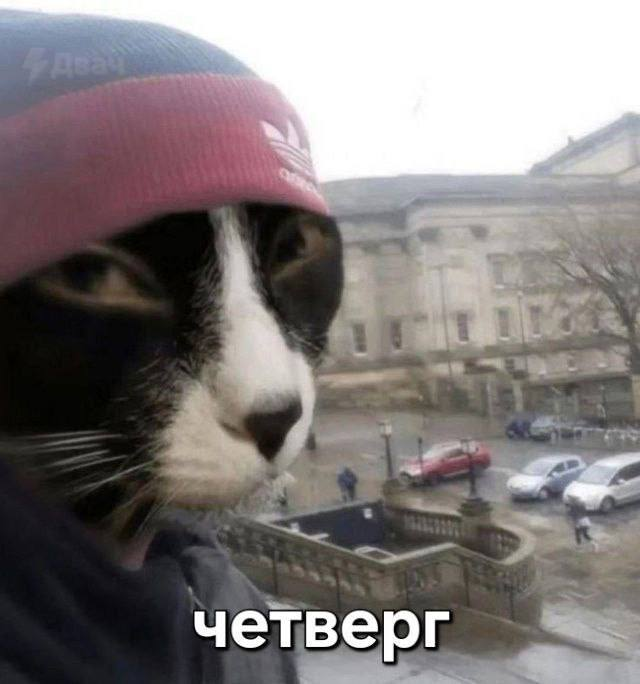
#> input picture image_1.jpg, 640 x 684 px
$ python main.py
#> lines starting #> are read from the running program, lines starting #| are printed output that depends on the picture
### image/ImageHandler.py
from PIL import Image
from datetime import datetime

class ImageHandler:
    def __init__(self, image_path):
        self.image_path = image_path
        self.image = None

    def load_image(self):
        self.image = Image.open(self.image_path)
#> self.image is the input picture: PIL image 640x684 RGB; mean R, G, B 129, 122.7, 122.6

    def change_size(self, size=0.5):
#> called with size = 0.5
        new_size = (int(self.image.width * size), int(self.image.height * size))
#> new_size = (320, 342)
        self.image = self.image.resize(new_size)
#> self.image: PIL image 320x342 RGB
#> in add_text, `watermark = Image.new("RGBA", self.image_handler.image.size)`: watermark: PIL image 320x342 RGBA; every value is 0

    def save_new(self, filename=None):
        date_str = datetime.now().strftime("%Y%m%d")
        if not filename:
            filename = f"{self.image_path.split('.')[0]}_{date_str}.png"
        self.image.save(filename)
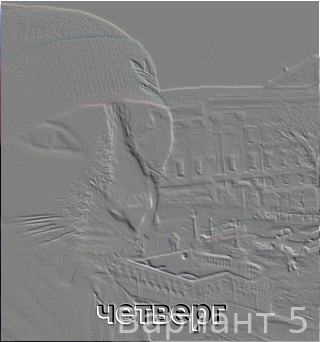
#> saved as image_1_20261205.png: PIL image 320x342 RGBA; mean R, G, B, A 129.8, 129.8, 129.8, 255
        print(f"Изображение сохранено: {filename}")
        return filename

### image/ImageProcessor.py
from PIL import Image, ImageFilter, ImageDraw, ImageFont
from image.ImageHandler import ImageHandler

class ImageProcessor:
    def __init__(self, image_handler):
        self.image_handler = image_handler

    def add_filter(self):
        self.image_handler.image = self.image_handler.image.filter(ImageFilter.EMBOSS)

    def add_text(self, text='Вариант 5'):
        width, height = self.image_handler.image.size
        draw = ImageDraw.Draw(self.image_handler.image)
        font = ImageFont.truetype("arial.ttf", 36)

        text_bbox = draw.textbbox((0, 0), text, font=font)
        text_width, text_height = text_bbox[2] - text_bbox[0], text_bbox[3] - text_bbox[1]
        position = (width - text_width - 10, height - text_height - 10)

        watermark = Image.new("RGBA", self.image_handler.image.size)
        watermark_draw = ImageDraw.Draw(watermark)
        watermark_draw.text(position, text, font=font, fill=(255, 255, 255, 128))

        self.image_handler.image = Image.alpha_composite(self.image_handler.image.convert("RGBA"), watermark)

### main.py
from image.ImageHandler import ImageHandler
from image.ImageProcessor import ImageProcessor

def main():
    image_path = "image_1.jpg"
    size_factor = 0.5

    image = ImageHandler(image_path)
    image.load_image()
    image.change_size(size=size_factor)

    processor = ImageProcessor(image)
    processor.add_filter()
    processor.add_text("Вариант 5")

    saved_filename = image.save_new()

main()
